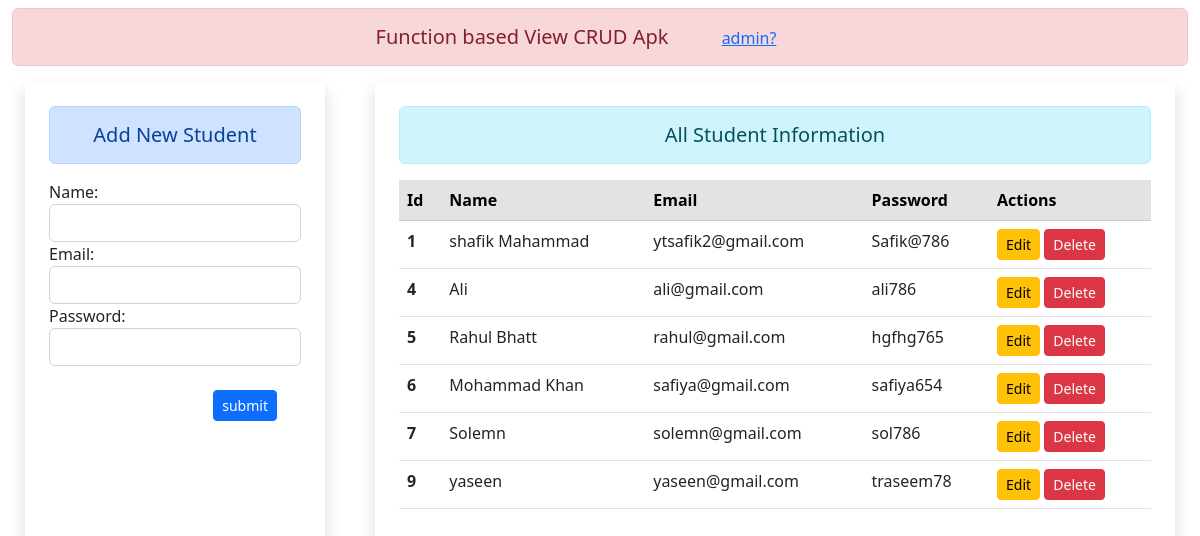
The page / on the database its author committed.
### enroll/models.py (models this page shows)
class User (models.Model):
    name= models.CharField( max_length= 70 )
    email= models.EmailField( max_length= 100 )
    password= models.CharField( max_length= 100 )

### enroll/views.py (the view)
# urls.py: path('', views.AddShow, name='addandshow' ),
def AddShow(request):
    if request.method == 'POST' :
        fm= Studentregd(request.POST)
        if fm.is_valid():
            name= fm.cleaned_data['name']
            email= fm.cleaned_data['email']
            password= fm.cleaned_data['password']
            reg= User(name=name, email=email, password= password)
            reg.save()
            fm= Studentregd()
        fm= Studentregd()
    else:
        fm= Studentregd()
    stud= User.objects.all()
    return render(request, 'enroll/add&show.html', {'form':fm, 'stud':stud})

### enroll/forms.py
class Studentregd (forms.ModelForm):
    class Meta:
        model= User
        fields= ['name', 'email', 'password']
        widgets={
            'name': forms.TextInput(attrs={'class':'form-control'}),
            'email': forms.EmailInput(attrs={'class':'form-control'}),
            'password': forms.PasswordInput(render_value=True, attrs={ 'class':'form-control'})
        }

### enroll/templates/enroll/add&show.html (shortened to what this page needs)
{% extends 'enroll/base.html' %}
{% block content %}
<div class='row'>
    <div class='col-sm-3 mx-auto p-4 shadow' >
        <h5 class='text-center alert alert-primary'>Add New Student</h5>
        <form action="" method='post' class=' mx-auto '>
            {% for fm in form %}
            {{fm.label_tag }}  {{fm}}
            {% endfor %}
            <br>
            <div class='text-end px-4'>
                <input type="submit" class='btn btn-primary btn-sm ' value='submit'>
            </div>
        </div>
        <div class='col-sm-8 mx-auto p-4 shadow'>
            <h5 class='text-center alert alert-info'>All Student Information</h5>
        {% if stud %}
            <table class="table table-hover ">
            <thead>
                <tr class='table-secondary'>
                  <th scope="col">Id</th>
                  <th scope="col">Name</th>
                  <th scope="col">Email</th>
                  <th scope="col">Password</th>
                  <th scope="col">Actions</th>
                </tr>
            </thead>
            <tbody>
                {% for stu in stud %}
                        <tr>
                            <th scope="row">{{ stu.id }}</th>
                            <td>{{stu.name}}</td>
                            <td>{{stu.email}}</td>
                            <td>{{stu.password}}</td>
                            <td>
                                <a href="{% url "updatedata" stu.id %}" class='btn btn-warning btn-sm'>Edit</a>
                                <form action='{% url "deletedata" stu.id %}' method='POST' class='d-inline'>
                                    <input type="submit" value="Delete" class='btn btn-danger btn-sm'>
                                </form>
                            </td>
                        </tr>
                {% endfor %}
            </tbody>
            </table>
        {% else %}
            <h5 class='text-center  text-warning'>No Record found</h5>
        {% endif %}
    </div>
</div>
{% endblock content %}

### enroll/templates/enroll/base.html (shortened to what this page needs)
<!DOCTYPE html>
<html lang="en">
<head>
    <link rel="stylesheet" href="https://cdnjs.cloudflare.com/ajax/libs/twitter-bootstrap/5.2.0-beta1/css/bootstrap.min.css" />
</head>
<body>
    <div class="container-fluid mt-2">
        <div class="text-center alert alert-danger h5"> Function based View CRUD Apk <a class=' px-5 link-primary h6 ' href="/admin" >admin?</a> </div>
        {% block content  %}      {% endblock content  %}
    </div>
</body>
</html>

### rows shown on the page
User: id "1", name "shafik Mahammad", email "ytsafik2@gmail.com", password "Safik@786"
User: id "4", name "Ali", email "ali@gmail.com", password "ali786"
User: id "5", name "Rahul Bhatt", email "rahul@gmail.com", password "hgfhg765"
User: id "6", name "Mohammad Khan", email "safiya@gmail.com", password "safiya654"
User: id "7", name "Solemn", email "solemn@gmail.com", password "sol786"
User: id "9", name "yaseen", email "yaseen@gmail.com", password "traseem78"

### other values the page prints
{{ fm.label_tag }} "Name:" "Email:" "Password:"
